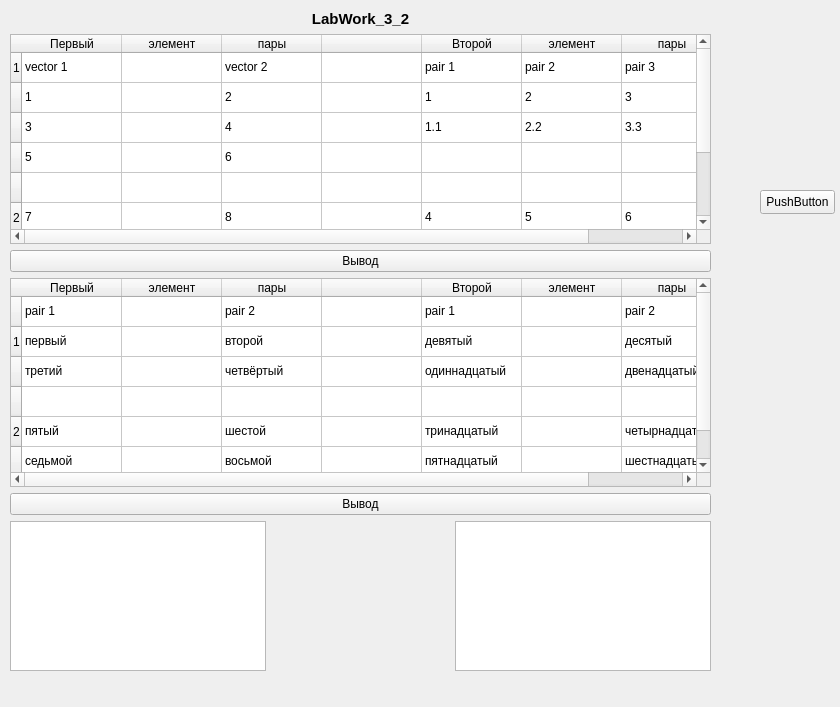
<?xml version="1.0" encoding="UTF-8"?>
<ui version="4.0">
 <class>MainWindow</class>
 <widget class="QMainWindow" name="MainWindow">
  <property name="geometry">
   <rect>
    <x>0</x>
    <y>0</y>
    <width>840</width>
    <height>707</height>
   </rect>
  </property>
  <property name="windowTitle">
   <string>MainWindow</string>
  </property>
  <widget class="QWidget" name="centralwidget">
   <widget class="QWidget" name="verticalLayoutWidget">
    <property name="geometry">
     <rect>
      <x>10</x>
      <y>10</y>
      <width>701</width>
      <height>661</height>
     </rect>
    </property>
    <layout class="QVBoxLayout" name="verticalLayout">
     <item>
      <widget class="QLabel" name="label_7">
       <property name="font">
        <font>
         <pointsize>11</pointsize>
         <bold>true</bold>
        </font>
       </property>
       <property name="text">
        <string>LabWork_3_2</string>
       </property>
       <property name="alignment">
        <set>Qt::AlignCenter</set>
       </property>
      </widget>
     </item>
     <item>
      <widget class="QTableWidget" name="tableWidget">
       <row>
        <property name="text">
         <string>1</string>
        </property>
       </row>
       <row>
        <property name="text">
         <string/>
        </property>
       </row>
       <row>
        <property name="text">
         <string/>
        </property>
       </row>
       <row>
        <property name="text">
         <string/>
        </property>
       </row>
       <row>
        <property name="text">
         <string/>
        </property>
       </row>
       <row>
        <property name="text">
         <string>2</string>
        </property>
       </row>
       <row>
        <property name="text">
         <string/>
        </property>
       </row>
       <row>
        <property name="text">
         <string/>
        </property>
       </row>
       <column>
        <property name="text">
         <string>Первый</string>
        </property>
       </column>
       <column>
        <property name="text">
         <string>элемент</string>
        </property>
       </column>
       <column>
        <property name="text">
         <string>пары</string>
        </property>
       </column>
       <column>
        <property name="text">
         <string/>
        </property>
       </column>
       <column>
        <property name="text">
         <string>Второй</string>
        </property>
       </column>
       <column>
        <property name="text">
         <string>элемент</string>
        </property>
       </column>
       <column>
        <property name="text">
         <string>пары</string>
        </property>
       </column>
       <item row="0" column="0">
        <property name="text">
         <string>vector 1</string>
        </property>
        <property name="flags">
         <set>ItemIsSelectable|ItemIsDragEnabled|ItemIsDropEnabled|ItemIsUserCheckable|ItemIsEnabled</set>
        </property>
       </item>
       <item row="0" column="1">
        <property name="text">
         <string/>
        </property>
        <property name="flags">
         <set>ItemIsSelectable|ItemIsDragEnabled|ItemIsDropEnabled|ItemIsUserCheckable|ItemIsEnabled</set>
        </property>
       </item>
       <item row="0" column="2">
        <property name="text">
         <string>vector 2</string>
        </property>
        <property name="flags">
         <set>ItemIsSelectable|ItemIsDragEnabled|ItemIsDropEnabled|ItemIsUserCheckable|ItemIsEnabled</set>
        </property>
       </item>
       <item row="0" column="3">
        <property name="flags">
         <set>ItemIsSelectable|ItemIsDragEnabled|ItemIsDropEnabled|ItemIsUserCheckable|ItemIsEnabled</set>
        </property>
       </item>
       <item row="0" column="4">
        <property name="text">
         <string>pair 1</string>
        </property>
        <property name="flags">
         <set>ItemIsSelectable|ItemIsDragEnabled|ItemIsDropEnabled|ItemIsUserCheckable|ItemIsEnabled</set>
        </property>
       </item>
       <item row="0" column="5">
        <property name="text">
         <string>pair 2</string>
        </property>
        <property name="flags">
         <set>ItemIsSelectable|ItemIsDragEnabled|ItemIsDropEnabled|ItemIsUserCheckable|ItemIsEnabled</set>
        </property>
       </item>
       <item row="0" column="6">
        <property name="text">
         <string>pair 3</string>
        </property>
        <property name="flags">
         <set>ItemIsSelectable|ItemIsDragEnabled|ItemIsDropEnabled|ItemIsUserCheckable|ItemIsEnabled</set>
        </property>
       </item>
       <item row="1" column="0">
        <property name="text">
         <string>1</string>
        </property>
       </item>
       <item row="1" column="1">
        <property name="text">
         <string/>
        </property>
        <property name="flags">
         <set>ItemIsSelectable|ItemIsDragEnabled|ItemIsDropEnabled|ItemIsUserCheckable|ItemIsEnabled</set>
        </property>
       </item>
       <item row="1" column="2">
        <property name="text">
         <string>2</string>
        </property>
       </item>
       <item row="1" column="3">
        <property name="flags">
         <set>ItemIsSelectable|ItemIsDragEnabled|ItemIsDropEnabled|ItemIsUserCheckable|ItemIsEnabled</set>
        </property>
       </item>
       <item row="1" column="4">
        <property name="text">
         <string>1</string>
        </property>
       </item>
       <item row="1" column="5">
        <property name="text">
         <string>2</string>
        </property>
       </item>
       <item row="1" column="6">
        <property name="text">
         <string>3</string>
        </property>
       </item>
       <item row="2" column="0">
        <property name="text">
         <string>3</string>
        </property>
       </item>
       <item row="2" column="1">
        <property name="text">
         <string/>
        </property>
        <property name="flags">
         <set>ItemIsSelectable|ItemIsDragEnabled|ItemIsDropEnabled|ItemIsUserCheckable|ItemIsEnabled</set>
        </property>
       </item>
       <item row="2" column="2">
        <property name="text">
         <string>4</string>
        </property>
       </item>
       <item row="2" column="3">
        <property name="flags">
         <set>ItemIsSelectable|ItemIsDragEnabled|ItemIsDropEnabled|ItemIsUserCheckable|ItemIsEnabled</set>
        </property>
       </item>
       <item row="2" column="4">
        <property name="text">
         <string>1.1</string>
        </property>
       </item>
       <item row="2" column="5">
        <property name="text">
         <string>2.2</string>
        </property>
       </item>
       <item row="2" column="6">
        <property name="text">
         <string>3.3</string>
        </property>
       </item>
       <item row="3" column="0">
        <property name="text">
         <string>5</string>
        </property>
       </item>
       <item row="3" column="1">
        <property name="flags">
         <set>ItemIsSelectable|ItemIsDragEnabled|ItemIsDropEnabled|ItemIsUserCheckable|ItemIsEnabled</set>
        </property>
       </item>
       <item row="3" column="2">
        <property name="text">
         <string>6</string>
        </property>
       </item>
       <item row="3" column="3">
        <property name="flags">
         <set>ItemIsSelectable|ItemIsDragEnabled|ItemIsDropEnabled|ItemIsUserCheckable|ItemIsEnabled</set>
        </property>
       </item>
       <item row="3" column="4">
        <property name="text">
         <string/>
        </property>
        <property name="flags">
         <set>ItemIsSelectable|ItemIsDragEnabled|ItemIsDropEnabled|ItemIsUserCheckable|ItemIsEnabled</set>
        </property>
       </item>
       <item row="3" column="5">
        <property name="flags">
         <set>ItemIsSelectable|ItemIsDragEnabled|ItemIsDropEnabled|ItemIsUserCheckable|ItemIsEnabled</set>
        </property>
       </item>
       <item row="3" column="6">
        <property name="flags">
         <set>ItemIsSelectable|ItemIsDragEnabled|ItemIsDropEnabled|ItemIsUserCheckable|ItemIsEnabled</set>
        </property>
       </item>
       <item row="4" column="0">
        <property name="flags">
         <set>ItemIsSelectable|ItemIsDragEnabled|ItemIsDropEnabled|ItemIsUserCheckable|ItemIsEnabled</set>
        </property>
       </item>
       <item row="4" column="1">
        <property name="flags">
         <set>ItemIsSelectable|ItemIsDragEnabled|ItemIsDropEnabled|ItemIsUserCheckable|ItemIsEnabled</set>
        </property>
       </item>
       <item row="4" column="2">
        <property name="flags">
         <set>ItemIsSelectable|ItemIsDragEnabled|ItemIsDropEnabled|ItemIsUserCheckable|ItemIsEnabled</set>
        </property>
       </item>
       <item row="4" column="3">
        <property name="flags">
         <set>ItemIsSelectable|ItemIsDragEnabled|ItemIsDropEnabled|ItemIsUserCheckable|ItemIsEnabled</set>
        </property>
       </item>
       <item row="4" column="4">
        <property name="text">
         <string/>
        </property>
        <property name="flags">
         <set>ItemIsSelectable|ItemIsDragEnabled|ItemIsDropEnabled|ItemIsUserCheckable|ItemIsEnabled</set>
        </property>
       </item>
       <item row="4" column="5">
        <property name="text">
         <string/>
        </property>
        <property name="flags">
         <set>ItemIsSelectable|ItemIsDragEnabled|ItemIsDropEnabled|ItemIsUserCheckable|ItemIsEnabled</set>
        </property>
       </item>
       <item row="4" column="6">
        <property name="text">
         <string/>
        </property>
        <property name="flags">
         <set>ItemIsSelectable|ItemIsDragEnabled|ItemIsDropEnabled|ItemIsUserCheckable|ItemIsEnabled</set>
        </property>
       </item>
       <item row="5" column="0">
        <property name="text">
         <string>7</string>
        </property>
       </item>
       <item row="5" column="1">
        <property name="flags">
         <set>ItemIsSelectable|ItemIsDragEnabled|ItemIsDropEnabled|ItemIsUserCheckable|ItemIsEnabled</set>
        </property>
       </item>
       <item row="5" column="2">
        <property name="text">
         <string>8</string>
        </property>
       </item>
       <item row="5" column="3">
        <property name="flags">
         <set>ItemIsSelectable|ItemIsDragEnabled|ItemIsDropEnabled|ItemIsUserCheckable|ItemIsEnabled</set>
        </property>
       </item>
       <item row="5" column="4">
        <property name="text">
         <string>4</string>
        </property>
       </item>
       <item row="5" column="5">
        <property name="text">
         <string>5</string>
        </property>
       </item>
       <item row="5" column="6">
        <property name="text">
         <string>6</string>
        </property>
       </item>
       <item row="6" column="0">
        <property name="text">
         <string>9</string>
        </property>
       </item>
       <item row="6" column="1">
        <property name="flags">
         <set>ItemIsSelectable|ItemIsDragEnabled|ItemIsDropEnabled|ItemIsUserCheckable|ItemIsEnabled</set>
        </property>
       </item>
       <item row="6" column="2">
        <property name="text">
         <string>10</string>
        </property>
       </item>
       <item row="6" column="3">
        <property name="flags">
         <set>ItemIsSelectable|ItemIsDragEnabled|ItemIsDropEnabled|ItemIsUserCheckable|ItemIsEnabled</set>
        </property>
       </item>
       <item row="6" column="4">
        <property name="text">
         <string>4.4</string>
        </property>
       </item>
       <item row="6" column="5">
        <property name="text">
         <string>5.5</string>
        </property>
       </item>
       <item row="6" column="6">
        <property name="text">
         <string>6.6</string>
        </property>
       </item>
       <item row="7" column="0">
        <property name="text">
         <string>11</string>
        </property>
       </item>
       <item row="7" column="1">
        <property name="flags">
         <set>ItemIsSelectable|ItemIsDragEnabled|ItemIsDropEnabled|ItemIsUserCheckable|ItemIsEnabled</set>
        </property>
       </item>
       <item row="7" column="2">
        <property name="text">
         <string>12</string>
        </property>
       </item>
       <item row="7" column="3">
        <property name="flags">
         <set>ItemIsSelectable|ItemIsDragEnabled|ItemIsDropEnabled|ItemIsUserCheckable|ItemIsEnabled</set>
        </property>
       </item>
       <item row="7" column="4">
        <property name="flags">
         <set>ItemIsSelectable|ItemIsDragEnabled|ItemIsDropEnabled|ItemIsUserCheckable|ItemIsEnabled</set>
        </property>
       </item>
       <item row="7" column="5">
        <property name="flags">
         <set>ItemIsSelectable|ItemIsDragEnabled|ItemIsDropEnabled|ItemIsUserCheckable|ItemIsEnabled</set>
        </property>
       </item>
       <item row="7" column="6">
        <property name="flags">
         <set>ItemIsSelectable|ItemIsDragEnabled|ItemIsDropEnabled|ItemIsUserCheckable|ItemIsEnabled</set>
        </property>
       </item>
      </widget>
     </item>
     <item>
      <widget class="QPushButton" name="pushButton">
       <property name="text">
        <string>Вывод</string>
       </property>
      </widget>
     </item>
     <item>
      <widget class="QTableWidget" name="tableWidget_2">
       <row>
        <property name="text">
         <string/>
        </property>
       </row>
       <row>
        <property name="text">
         <string>1</string>
        </property>
       </row>
       <row>
        <property name="text">
         <string/>
        </property>
       </row>
       <row>
        <property name="text">
         <string/>
        </property>
       </row>
       <row>
        <property name="text">
         <string>2</string>
        </property>
       </row>
       <row>
        <property name="text">
         <string/>
        </property>
       </row>
       <column>
        <property name="text">
         <string>Первый</string>
        </property>
       </column>
       <column>
        <property name="text">
         <string>элемент</string>
        </property>
       </column>
       <column>
        <property name="text">
         <string>пары</string>
        </property>
       </column>
       <column>
        <property name="text">
         <string/>
        </property>
       </column>
       <column>
        <property name="text">
         <string>Второй</string>
        </property>
       </column>
       <column>
        <property name="text">
         <string>элемент</string>
        </property>
       </column>
       <column>
        <property name="text">
         <string>пары</string>
        </property>
       </column>
       <item row="0" column="0">
        <property name="text">
         <string>pair 1</string>
        </property>
        <property name="flags">
         <set>ItemIsSelectable|ItemIsDragEnabled|ItemIsDropEnabled|ItemIsUserCheckable|ItemIsEnabled</set>
        </property>
       </item>
       <item row="0" column="1">
        <property name="text">
         <string/>
        </property>
        <property name="flags">
         <set>ItemIsSelectable|ItemIsDragEnabled|ItemIsDropEnabled|ItemIsUserCheckable|ItemIsEnabled</set>
        </property>
       </item>
       <item row="0" column="2">
        <property name="text">
         <string>pair 2</string>
        </property>
        <property name="flags">
         <set>ItemIsSelectable|ItemIsDragEnabled|ItemIsDropEnabled|ItemIsUserCheckable|ItemIsEnabled</set>
        </property>
       </item>
       <item row="0" column="3">
        <property name="text">
         <string/>
        </property>
        <property name="flags">
         <set>ItemIsSelectable|ItemIsDragEnabled|ItemIsDropEnabled|ItemIsUserCheckable|ItemIsEnabled</set>
        </property>
       </item>
       <item row="0" column="4">
        <property name="text">
         <string>pair 1</string>
        </property>
        <property name="flags">
         <set>ItemIsSelectable|ItemIsDragEnabled|ItemIsDropEnabled|ItemIsUserCheckable|ItemIsEnabled</set>
        </property>
       </item>
       <item row="0" column="5">
        <property name="text">
         <string/>
        </property>
        <property name="flags">
         <set>ItemIsSelectable|ItemIsDragEnabled|ItemIsDropEnabled|ItemIsUserCheckable|ItemIsEnabled</set>
        </property>
       </item>
       <item row="0" column="6">
        <property name="text">
         <string>pair 2</string>
        </property>
        <property name="flags">
         <set>ItemIsSelectable|ItemIsDragEnabled|ItemIsDropEnabled|ItemIsUserCheckable|ItemIsEnabled</set>
        </property>
       </item>
       <item row="1" column="0">
        <property name="text">
         <string>первый</string>
        </property>
       </item>
       <item row="1" column="1">
        <property name="text">
         <string/>
        </property>
        <property name="flags">
         <set>ItemIsSelectable|ItemIsDragEnabled|ItemIsDropEnabled|ItemIsUserCheckable|ItemIsEnabled</set>
        </property>
       </item>
       <item row="1" column="2">
        <property name="text">
         <string>второй</string>
        </property>
       </item>
       <item row="1" column="3">
        <property name="text">
         <string/>
        </property>
        <property name="flags">
         <set>ItemIsSelectable|ItemIsDragEnabled|ItemIsDropEnabled|ItemIsUserCheckable|ItemIsEnabled</set>
        </property>
       </item>
       <item row="1" column="4">
        <property name="text">
         <string>девятый</string>
        </property>
       </item>
       <item row="1" column="5">
        <property name="text">
         <string/>
        </property>
        <property name="flags">
         <set>ItemIsSelectable|ItemIsDragEnabled|ItemIsDropEnabled|ItemIsUserCheckable|ItemIsEnabled</set>
        </property>
       </item>
       <item row="1" column="6">
        <property name="text">
         <string>десятый</string>
        </property>
       </item>
       <item row="2" column="0">
        <property name="text">
         <string>третий</string>
        </property>
       </item>
       <item row="2" column="1">
        <property name="text">
         <string/>
        </property>
        <property name="flags">
         <set>ItemIsSelectable|ItemIsDragEnabled|ItemIsDropEnabled|ItemIsUserCheckable|ItemIsEnabled</set>
        </property>
       </item>
       <item row="2" column="2">
        <property name="text">
         <string>четвёртый</string>
        </property>
       </item>
       <item row="2" column="3">
        <property name="text">
         <string/>
        </property>
        <property name="flags">
         <set>ItemIsSelectable|ItemIsDragEnabled|ItemIsDropEnabled|ItemIsUserCheckable|ItemIsEnabled</set>
        </property>
       </item>
       <item row="2" column="4">
        <property name="text">
         <string>одиннадцатый</string>
        </property>
       </item>
       <item row="2" column="5">
        <property name="text">
         <string/>
        </property>
        <property name="flags">
         <set>ItemIsSelectable|ItemIsDragEnabled|ItemIsDropEnabled|ItemIsUserCheckable|ItemIsEnabled</set>
        </property>
       </item>
       <item row="2" column="6">
        <property name="text">
         <string>двенадцатый</string>
        </property>
       </item>
       <item row="3" column="0">
        <property name="text">
         <string/>
        </property>
        <property name="flags">
         <set>ItemIsSelectable|ItemIsDragEnabled|ItemIsDropEnabled|ItemIsUserCheckable|ItemIsEnabled</set>
        </property>
       </item>
       <item row="3" column="1">
        <property name="text">
         <string/>
        </property>
        <property name="flags">
         <set>ItemIsSelectable|ItemIsDragEnabled|ItemIsDropEnabled|ItemIsUserCheckable|ItemIsEnabled</set>
        </property>
       </item>
       <item row="3" column="2">
        <property name="text">
         <string/>
        </property>
        <property name="flags">
         <set>ItemIsSelectable|ItemIsDragEnabled|ItemIsDropEnabled|ItemIsUserCheckable|ItemIsEnabled</set>
        </property>
       </item>
       <item row="3" column="3">
        <property name="text">
         <string/>
        </property>
        <property name="flags">
         <set>ItemIsSelectable|ItemIsDragEnabled|ItemIsDropEnabled|ItemIsUserCheckable|ItemIsEnabled</set>
        </property>
       </item>
       <item row="3" column="4">
        <property name="text">
         <string/>
        </property>
        <property name="flags">
         <set>ItemIsSelectable|ItemIsDragEnabled|ItemIsDropEnabled|ItemIsUserCheckable|ItemIsEnabled</set>
        </property>
       </item>
       <item row="3" column="5">
        <property name="text">
         <string/>
        </property>
        <property name="flags">
         <set>ItemIsSelectable|ItemIsDragEnabled|ItemIsDropEnabled|ItemIsUserCheckable|ItemIsEnabled</set>
        </property>
       </item>
       <item row="3" column="6">
        <property name="text">
         <string/>
        </property>
        <property name="flags">
         <set>ItemIsSelectable|ItemIsDragEnabled|ItemIsDropEnabled|ItemIsUserCheckable|ItemIsEnabled</set>
        </property>
       </item>
       <item row="4" column="0">
        <property name="text">
         <string>пятый</string>
        </property>
       </item>
       <item row="4" column="1">
        <property name="text">
         <string/>
        </property>
        <property name="flags">
         <set>ItemIsSelectable|ItemIsDragEnabled|ItemIsDropEnabled|ItemIsUserCheckable|ItemIsEnabled</set>
        </property>
       </item>
       <item row="4" column="2">
        <property name="text">
         <string>шестой</string>
        </property>
       </item>
       <item row="4" column="3">
        <property name="text">
         <string/>
        </property>
        <property name="flags">
         <set>ItemIsSelectable|ItemIsDragEnabled|ItemIsDropEnabled|ItemIsUserCheckable|ItemIsEnabled</set>
        </property>
       </item>
       <item row="4" column="4">
        <property name="text">
         <string>тринадцатый</string>
        </property>
       </item>
       <item row="4" column="5">
        <property name="text">
         <string/>
        </property>
        <property name="flags">
         <set>ItemIsSelectable|ItemIsDragEnabled|ItemIsDropEnabled|ItemIsUserCheckable|ItemIsEnabled</set>
        </property>
       </item>
       <item row="4" column="6">
        <property name="text">
         <string>четырнадцатый</string>
        </property>
       </item>
       <item row="5" column="0">
        <property name="text">
         <string>седьмой</string>
        </property>
       </item>
       <item row="5" column="1">
        <property name="text">
         <string/>
        </property>
        <property name="flags">
         <set>ItemIsSelectable|ItemIsDragEnabled|ItemIsDropEnabled|ItemIsUserCheckable|ItemIsEnabled</set>
        </property>
       </item>
       <item row="5" column="2">
        <property name="text">
         <string>восьмой</string>
        </property>
       </item>
       <item row="5" column="3">
        <property name="text">
         <string/>
        </property>
        <property name="flags">
         <set>ItemIsSelectable|ItemIsDragEnabled|ItemIsDropEnabled|ItemIsUserCheckable|ItemIsEnabled</set>
        </property>
       </item>
       <item row="5" column="4">
        <property name="text">
         <string>пятнадцатый</string>
        </property>
       </item>
       <item row="5" column="5">
        <property name="text">
         <string/>
        </property>
        <property name="flags">
         <set>ItemIsSelectable|ItemIsDragEnabled|ItemIsDropEnabled|ItemIsUserCheckable|ItemIsEnabled</set>
        </property>
       </item>
       <item row="5" column="6">
        <property name="text">
         <string>шестнадцатый</string>
        </property>
       </item>
      </widget>
     </item>
     <item>
      <widget class="QPushButton" name="pushButton_2">
       <property name="text">
        <string>Вывод</string>
       </property>
      </widget>
     </item>
     <item>
      <layout class="QHBoxLayout" name="horizontalLayout">
       <item>
        <widget class="QTextEdit" name="mat1">
         <property name="maximumSize">
          <size>
           <width>16777215</width>
           <height>150</height>
          </size>
         </property>
        </widget>
       </item>
       <item>
        <spacer name="horizontalSpacer_3">
         <property name="orientation">
          <enum>Qt::Horizontal</enum>
         </property>
         <property name="sizeHint" stdset="0">
          <size>
           <width>40</width>
           <height>20</height>
          </size>
         </property>
        </spacer>
       </item>
       <item>
        <widget class="QTextEdit" name="mat2">
         <property name="minimumSize">
          <size>
           <width>0</width>
           <height>150</height>
          </size>
         </property>
         <property name="maximumSize">
          <size>
           <width>16777215</width>
           <height>150</height>
          </size>
         </property>
        </widget>
       </item>
      </layout>
     </item>
    </layout>
   </widget>
   <widget class="QPushButton" name="pushButton_3">
    <property name="geometry">
     <rect>
      <x>760</x>
      <y>190</y>
      <width>75</width>
      <height>24</height>
     </rect>
    </property>
    <property name="text">
     <string>PushButton</string>
    </property>
   </widget>
  </widget>
  <widget class="QMenuBar" name="menubar">
   <property name="geometry">
    <rect>
     <x>0</x>
     <y>0</y>
     <width>840</width>
     <height>22</height>
    </rect>
   </property>
  </widget>
 </widget>
 <resources/>
 <connections/>
</ui>
